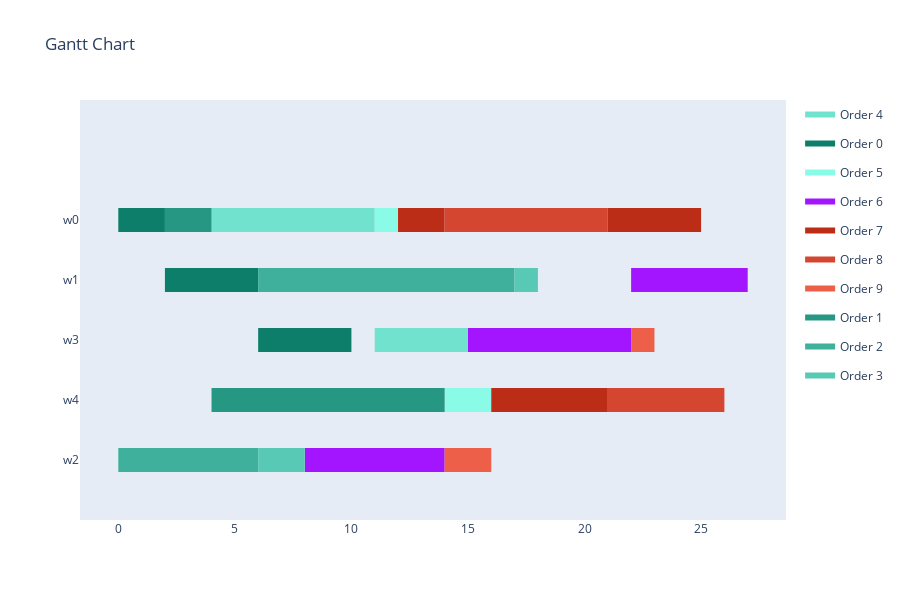

The notebook cell this image was saved under:
### Markdown cell above
Visualize Schedule

### Code cell
visualize_schedule_demo(schedule, env, orders)

### Figure 1 — Plotly figure (JSON) as saved in the notebook; plotly's stock layout.template omitted (floating-point values rounded to 4 significant figures)
{"data": [{"fill": "toself", "fillcolor": "rgb(113, 226, 205)", "hoverinfo": "name", "legendgroup": "rgb(113, 226, 205)", "mode": "none", "name": "Order 4", "type": "scatter", "x": [4, 6, 6, 4, 4, 6, 11, 11, 6, 6, 11, 15, 15, 11], "y": [3.8, 3.8, 4.2, 4.2, null, 3.8, 3.8, 4.2, 4.2, null, 1.8, 1.8, 2.2, 2.2]}, {"fill": "toself", "fillcolor": "rgb(13, 126, 105)", "hoverinfo": "name", "legendgroup": "rgb(13, 126, 105)", "mode": "none", "name": "Order 0", "type": "scatter", "x": [0, 2, 2, 0, 0, 2, 6, 6, 2, 2, 6, 10, 10, 6], "y": [3.8, 3.8, 4.2, 4.2, null, 2.8, 2.8, 3.2, 3.2, null, 1.8, 1.8, 2.2, 2.2]}, {"fill": "toself", "fillcolor": "rgb(138, 251, 230)", "hoverinfo": "name", "legendgroup": "rgb(138, 251, 230)", "mode": "none", "name": "Order 5", "type": "scatter", "x": [11, 12, 12, 11, 11, 14, 16, 16, 14], "y": [3.8, 3.8, 4.2, 4.2, null, 0.8, 0.8, 1.2, 1.2]}, {"fill": "toself", "fillcolor": "rgb(163, 20, 255)", "hoverinfo": "name", "legendgroup": "rgb(163, 20, 255)", "mode": "none", "name": "Order 6", "type": "scatter", "x": [22, 27, 27, 22, 22, 15, 20, 20, 15, 15, 20, 22, 22, 20, 20, 8, 14, 14, 8], "y": [2.8, 2.8, 3.2, 3.2, null, 1.8, 1.8, 2.2, 2.2, null, 1.8, 1.8, 2.2, 2.2, null, -0.2, -0.2, 0.2, 0.2]}, {"fill": "toself", "fillcolor": "rgb(188, 45, 24)", "hoverinfo": "name", "legendgroup": "rgb(188, 45, 24)", "mode": "none", "name": "Order 7", "type": "scatter", "x": [12, 14, 14, 12, 12, 21, 25, 25, 21, 21, 16, 21, 21, 16], "y": [3.8, 3.8, 4.2, 4.2, null, 3.8, 3.8, 4.2, 4.2, null, 0.8, 0.8, 1.2, 1.2]}, {"fill": "toself", "fillcolor": "rgb(213, 70, 49)", "hoverinfo": "name", "legendgroup": "rgb(213, 70, 49)", "mode": "none", "name": "Order 8", "type": "scatter", "x": [14, 16, 16, 14, 14, 16, 21, 21, 16, 16, 21, 26, 26, 21], "y": [3.8, 3.8, 4.2, 4.2, null, 3.8, 3.8, 4.2, 4.2, null, 0.8, 0.8, 1.2, 1.2]}, {"fill": "toself", "fillcolor": "rgb(238, 95, 74)", "hoverinfo": "name", "legendgroup": "rgb(238, 95, 74)", "mode": "none", "name": "Order 9", "type": "scatter", "x": [22, 23, 23, 22, 22, 14, 16, 16, 14], "y": [1.8, 1.8, 2.2, 2.2, null, -0.2, -0.2, 0.2, 0.2]}, {"fill": "toself", "fillcolor": "rgb(38, 151, 130)", "hoverinfo": "name", "legendgroup": "rgb(38, 151, 130)", "mode": "none", "name": "Order 1", "type": "scatter", "x": [2, 4, 4, 2, 2, 4, 9, 9, 4, 4, 9, 14, 14, 9], "y": [3.8, 3.8, 4.2, 4.2, null, 0.8, 0.8, 1.2, 1.2, null, 0.8, 0.8, 1.2, 1.2]}, {"fill": "toself", "fillcolor": "rgb(63, 176, 155)", "hoverinfo": "name", "legendgroup": "rgb(63, 176, 155)", "mode": "none", "name": "Order 2", "type": "scatter", "x": [6, 7, 7, 6, 6, 7, 12, 12, 7, 7, 12, 17, 17, 12, 12, 0, 6, 6, 0], "y": [2.8, 2.8, 3.2, 3.2, null, 2.8, 2.8, 3.2, 3.2, null, 2.8, 2.8, 3.2, 3.2, null, -0.2, -0.2, 0.2, 0.2]}, {"fill": "toself", "fillcolor": "rgb(88, 201, 180)", "hoverinfo": "name", "legendgroup": "rgb(88, 201, 180)", "mode": "none", "name": "Order 3", "type": "scatter", "x": [17, 18, 18, 17, 17, 6, 8, 8, 6], "y": [2.8, 2.8, 3.2, 3.2, null, -0.2, -0.2, 0.2, 0.2]}, {"legendgroup": "rgb(113, 226, 205)", "marker": {"color": "rgb(113, 226, 205)", "opacity": 0, "size": 1}, "mode": "markers", "name": "", "showlegend": false, "text": [null, null, null, null, null, null], "type": "scatter", "x": [4, 6, 6, 11, 11, 15], "y": [4, 4, 4, 4, 2, 2]}, {"legendgroup": "rgb(13, 126, 105)", "marker": {"color": "rgb(13, 126, 105)", "opacity": 0, "size": 1}, "mode": "markers", "name": "", "showlegend": false, "text": [null, null, null, null, null, null], "type": "scatter", "x": [0, 2, 2, 6, 6, 10], "y": [4, 4, 3, 3, 2, 2]}, {"legendgroup": "rgb(138, 251, 230)", "marker": {"color": "rgb(138, 251, 230)", "opacity": 0, "size": 1}, "mode": "markers", "name": "", "showlegend": false, "text": [null, null, null, null], "type": "scatter", "x": [11, 12, 14, 16], "y": [4, 4, 1, 1]}, {"legendgroup": "rgb(163, 20, 255)", "marker": {"color": "rgb(163, 20, 255)", "opacity": 0, "size": 1}, "mode": "markers", "name": "", "showlegend": false, "text": [null, null, null, null, null, null, null, null], "type": "scatter", "x": [22, 27, 15, 20, 20, 22, 8, 14], "y": [3, 3, 2, 2, 2, 2, 0, 0]}, {"legendgroup": "rgb(188, 45, 24)", "marker": {"color": "rgb(188, 45, 24)", "opacity": 0, "size": 1}, "mode": "markers", "name": "", "showlegend": false, "text": [null, null, null, null, null, null], "type": "scatter", "x": [12, 14, 21, 25, 16, 21], "y": [4, 4, 4, 4, 1, 1]}, {"legendgroup": "rgb(213, 70, 49)", "marker": {"color": "rgb(213, 70, 49)", "opacity": 0, "size": 1}, "mode": "markers", "name": "", "showlegend": false, "text": [null, null, null, null, null, null], "type": "scatter", "x": [14, 16, 16, 21, 21, 26], "y": [4, 4, 4, 4, 1, 1]}, {"legendgroup": "rgb(238, 95, 74)", "marker": {"color": "rgb(238, 95, 74)", "opacity": 0, "size": 1}, "mode": "markers", "name": "", "showlegend": false, "text": [null, null, null, null], "type": "scatter", "x": [22, 23, 14, 16], "y": [2, 2, 0, 0]}, {"legendgroup": "rgb(38, 151, 130)", "marker": {"color": "rgb(38, 151, 130)", "opacity": 0, "size": 1}, "mode": "markers", "name": "", "showlegend": false, "text": [null, null, null, null, null, null], "type": "scatter", "x": [2, 4, 4, 9, 9, 14], "y": [4, 4, 1, 1, 1, 1]}, {"legendgroup": "rgb(63, 176, 155)", "marker": {"color": "rgb(63, 176, 155)", "opacity": 0, "size": 1}, "mode": "markers", "name": "", "showlegend": false, "text": [null, null, null, null, null, null, null, null], "type": "scatter", "x": [6, 7, 7, 12, 12, 17, 0, 6], "y": [3, 3, 3, 3, 3, 3, 0, 0]}, {"legendgroup": "rgb(88, 201, 180)", "marker": {"color": "rgb(88, 201, 180)", "opacity": 0, "size": 1}, "mode": "markers", "name": "", "showlegend": false, "text": [null, null, null, null], "type": "scatter", "x": [17, 18, 6, 8], "y": [3, 3, 0, 0]}], "layout": {"height": 600, "hovermode": "closest", "showlegend": true, "title": {"text": "Gantt Chart"}, "xaxis": {"rangeselector": {"buttons": [{"count": 7, "label": "1w", "step": "day", "stepmode": "backward"}, {"count": 1, "label": "1m", "step": "month", "stepmode": "backward"}, {"count": 6, "label": "6m", "step": "month", "stepmode": "backward"}, {"count": 1, "label": "YTD", "step": "year", "stepmode": "todate"}, {"count": 1, "label": "1y", "step": "year", "stepmode": "backward"}, {"step": "all"}]}, "showgrid": false, "type": "linear", "zeroline": false}, "yaxis": {"autorange": false, "range": [-1, 6], "showgrid": false, "ticktext": ["w2", "w4", "w3", "w1", "w0"], "tickvals": [0, 1, 2, 3, 4], "zeroline": false}}}
